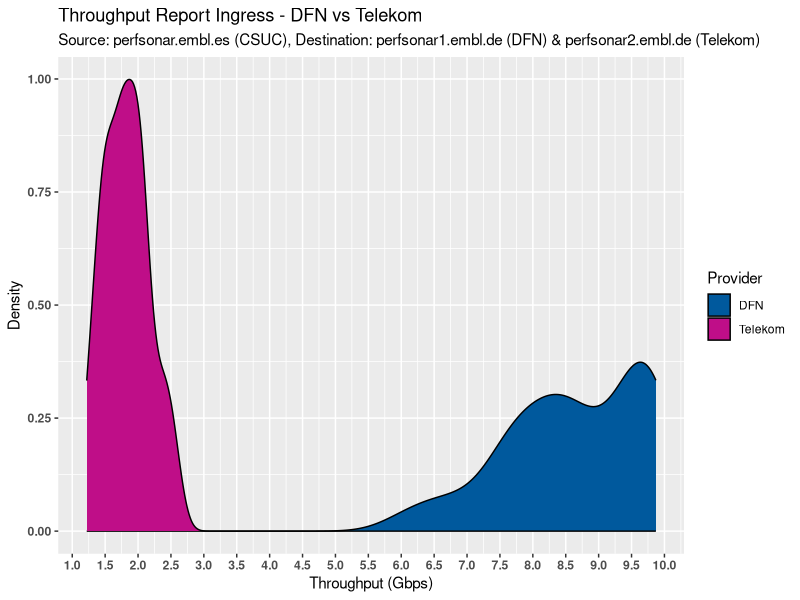
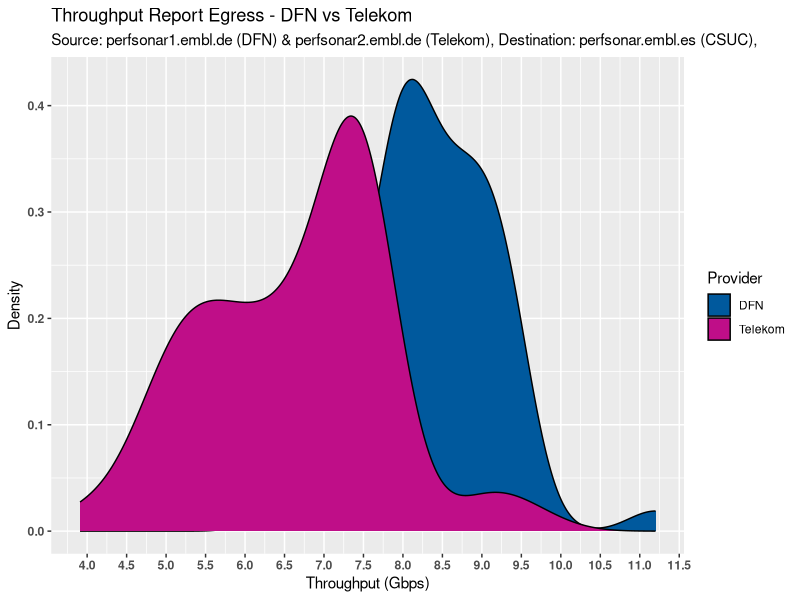
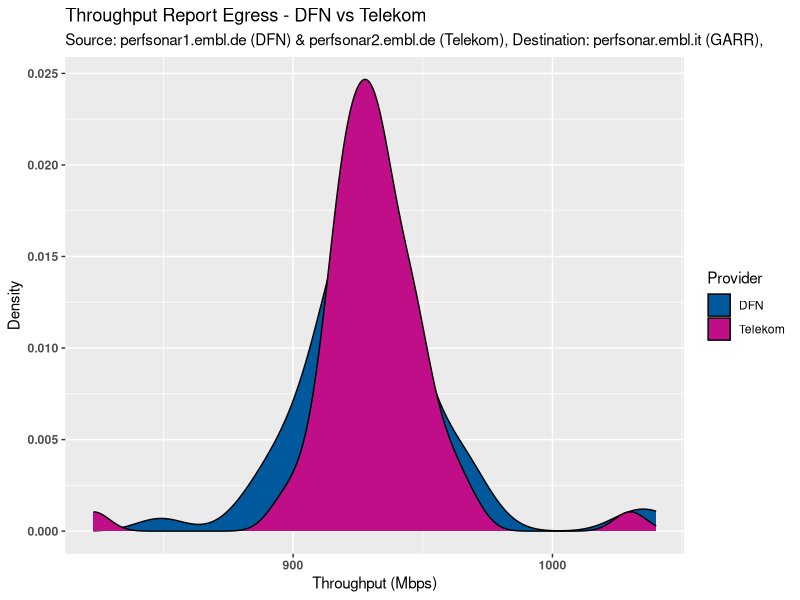
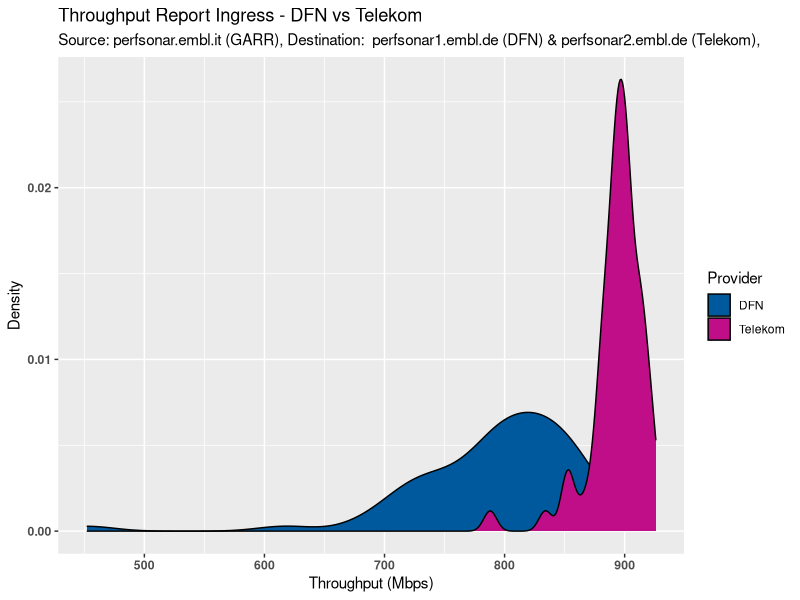
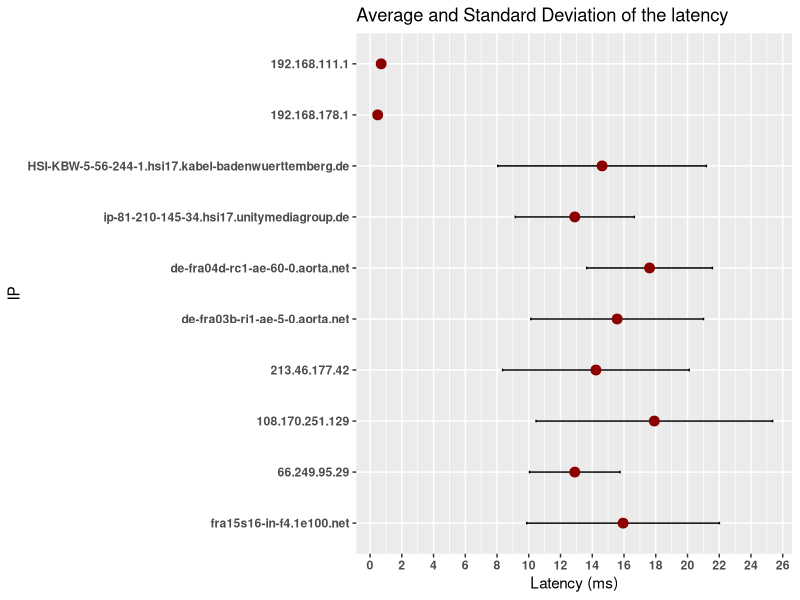

The R source for these figures, in order:
## ---- chunk 1
throughput <- read.csv(file='ingress-from-perfsonar.embl.es-to-perfsonar1.embl.de-and-perfsonar2.embl.de.csv', stringsAsFactors=FALSE)
## ---- chunk 2
library(reshape2)
throughput_plot <- melt(throughput)
colnames(throughput_plot) <- c("Provider", "Throughput")
## ---- chunk 3
library(ggplot2)

p <- ggplot(throughput_plot, aes(x=Throughput, fill=Provider))
p <- p + geom_histogram(alpha=1, binwidth = 0.04)
p <- p + scale_fill_manual(values=c("#00599d", "#bf0e88"))
p <- p + scale_x_continuous(breaks=seq(5,10,0.5))
p <- p + theme(axis.text.x=element_text(face="bold")) 
p <- p + theme(axis.text.y=element_text(face="bold")) 
#p
## ---- chunk 4
p <- ggplot(throughput_plot, aes(x=Throughput, fill=Provider))
p <- p + geom_density()
p <- p + scale_fill_manual(values=c("#00599d", "#bf0e88"))
p <- p + scale_x_continuous(breaks=seq(0,10,0.5))
p <- p + theme(axis.text.x=element_text(face="bold")) 
p <- p + theme(axis.text.y=element_text(face="bold")) 
p <- p + labs(
  title="Throughput Report Ingress - DFN vs Telekom",
  subtitle="Source: perfsonar.embl.es (CSUC), Destination: perfsonar1.embl.de (DFN) & perfsonar2.embl.de (Telekom)",
  x="Throughput (Gbps)",
  y="Density")
p
## ---- chunk 5
throughput <- read.csv(file='egress-from-perfsonar1.embl.de-and-perfsonar2.embl.de-to-perfsonar.embl.es.csv', stringsAsFactors=FALSE)
## ---- chunk 6
library(reshape2)
throughput_plot <- melt(throughput)
colnames(throughput_plot) <- c("Provider", "Throughput")
## ---- chunk 7
library(ggplot2)

p <- ggplot(throughput_plot, aes(x=Throughput, fill=Provider))
p <- p + geom_histogram(alpha=1, binwidth = 0.04)
p <- p + scale_fill_manual(values=c("#00599d", "#bf0e88"))
p <- p + scale_x_continuous(breaks=seq(5,10,0.5))
p <- p + theme(axis.text.x=element_text(face="bold")) 
p <- p + theme(axis.text.y=element_text(face="bold")) 
#p
## ---- chunk 8
p <- ggplot(throughput_plot, aes(x=Throughput, fill=Provider))
p <- p + geom_density()
p <- p + scale_fill_manual(values=c("#00599d", "#bf0e88"))
p <- p + scale_x_continuous(breaks=seq(0,12,0.5))
p <- p + theme(axis.text.x=element_text(face="bold")) 
p <- p + theme(axis.text.y=element_text(face="bold")) 
p <- p + labs(
  title="Throughput Report Egress - DFN vs Telekom",
  subtitle="Source: perfsonar1.embl.de (DFN) & perfsonar2.embl.de (Telekom), Destination: perfsonar.embl.es (CSUC), ",
  x="Throughput (Gbps)",
  y="Density")
p
## ---- chunk 9
throughput <- read.csv(file='egress-from-perfsonar1.embl.de-and-perfsonar2.embl.de-to-perfsonar.embl.it.csv', stringsAsFactors=FALSE)
## ---- chunk 10
library(reshape2)
throughput_plot <- melt(throughput)
colnames(throughput_plot) <- c("Provider", "Throughput")
## ---- chunk 11
library(ggplot2)

p <- ggplot(throughput_plot, aes(x=Throughput, fill=Provider))
p <- p + geom_histogram(alpha=1, binwidth = 0.04)
p <- p + scale_fill_manual(values=c("#00599d", "#bf0e88"))
p <- p + scale_x_continuous(breaks=seq(0,1200,100))
p <- p + theme(axis.text.x=element_text(face="bold")) 
p <- p + theme(axis.text.y=element_text(face="bold")) 
#p
## ---- chunk 12
p <- ggplot(throughput_plot, aes(x=Throughput, fill=Provider))
p <- p + geom_density()
p <- p + scale_fill_manual(values=c("#00599d", "#bf0e88"))
p <- p + scale_x_continuous(breaks=seq(0,1200,100))
p <- p + theme(axis.text.x=element_text(face="bold")) 
p <- p + theme(axis.text.y=element_text(face="bold")) 
p <- p + labs(
  title="Throughput Report Egress - DFN vs Telekom",
  subtitle="Source: perfsonar1.embl.de (DFN) & perfsonar2.embl.de (Telekom), Destination: perfsonar.embl.it (GARR), ",
  x="Throughput (Mbps)",
  y="Density")
p
## ---- chunk 13
throughput <- read.csv(file='ingress-from-perfsonar.embl.it-to-perfsonar1.embl.de-and-perfsonar2.embl.de.csv', stringsAsFactors=FALSE)
## ---- chunk 14
library(reshape2)
throughput_plot <- melt(throughput)
colnames(throughput_plot) <- c("Provider", "Throughput")
## ---- chunk 15
library(ggplot2)

p <- ggplot(throughput_plot, aes(x=Throughput, fill=Provider))
p <- p + geom_histogram(alpha=1, binwidth = 0.04)
p <- p + scale_fill_manual(values=c("#00599d", "#bf0e88"))
p <- p + scale_x_continuous(breaks=seq(0,1200,100))
p <- p + theme(axis.text.x=element_text(face="bold")) 
p <- p + theme(axis.text.y=element_text(face="bold")) 
#p
## ---- chunk 16
p <- ggplot(throughput_plot, aes(x=Throughput, fill=Provider))
p <- p + geom_density()
p <- p + scale_fill_manual(values=c("#00599d", "#bf0e88"))
p <- p + scale_x_continuous(breaks=seq(0,1200,100))
p <- p + theme(axis.text.x=element_text(face="bold")) 
p <- p + theme(axis.text.y=element_text(face="bold")) 
p <- p + labs(
  title="Throughput Report Ingress - DFN vs Telekom",
  subtitle="Source: perfsonar.embl.it (GARR), Destination:  perfsonar1.embl.de (DFN) & perfsonar2.embl.de (Telekom), ",
  x="Throughput (Mbps)",
  y="Density")
p
## ---- chunk 17
mtr <- read.csv('mtr_google.com.csv', header=T, stringsAsFactors=F)
## ---- chunk 18
mtr <- mtr[order(-mtr$Hop),]
mtr$Ip <- factor(mtr$Ip, levels=mtr$Ip)
## ---- chunk 19
p <- ggplot(mtr, aes(x=Ip, y=Avg))
p <- p + geom_line(size=1)
p <- p + geom_errorbar(aes(ymin=Avg-StDev, ymax=Avg+StDev), width=0.05, position=position_dodge(0.05))
p <- p + geom_point(size=3, colour="darkred")
p <- p + labs(title="Average and Standard Deviation of the latency", x="IP", y="Latency (ms)")
p <- p + scale_y_continuous(breaks=seq(0,30,2))
p <- p + theme(axis.text.x=element_text(face="bold")) 
p <- p + theme(axis.text.y=element_text(face="bold")) 
p <- p + coord_flip()
p
